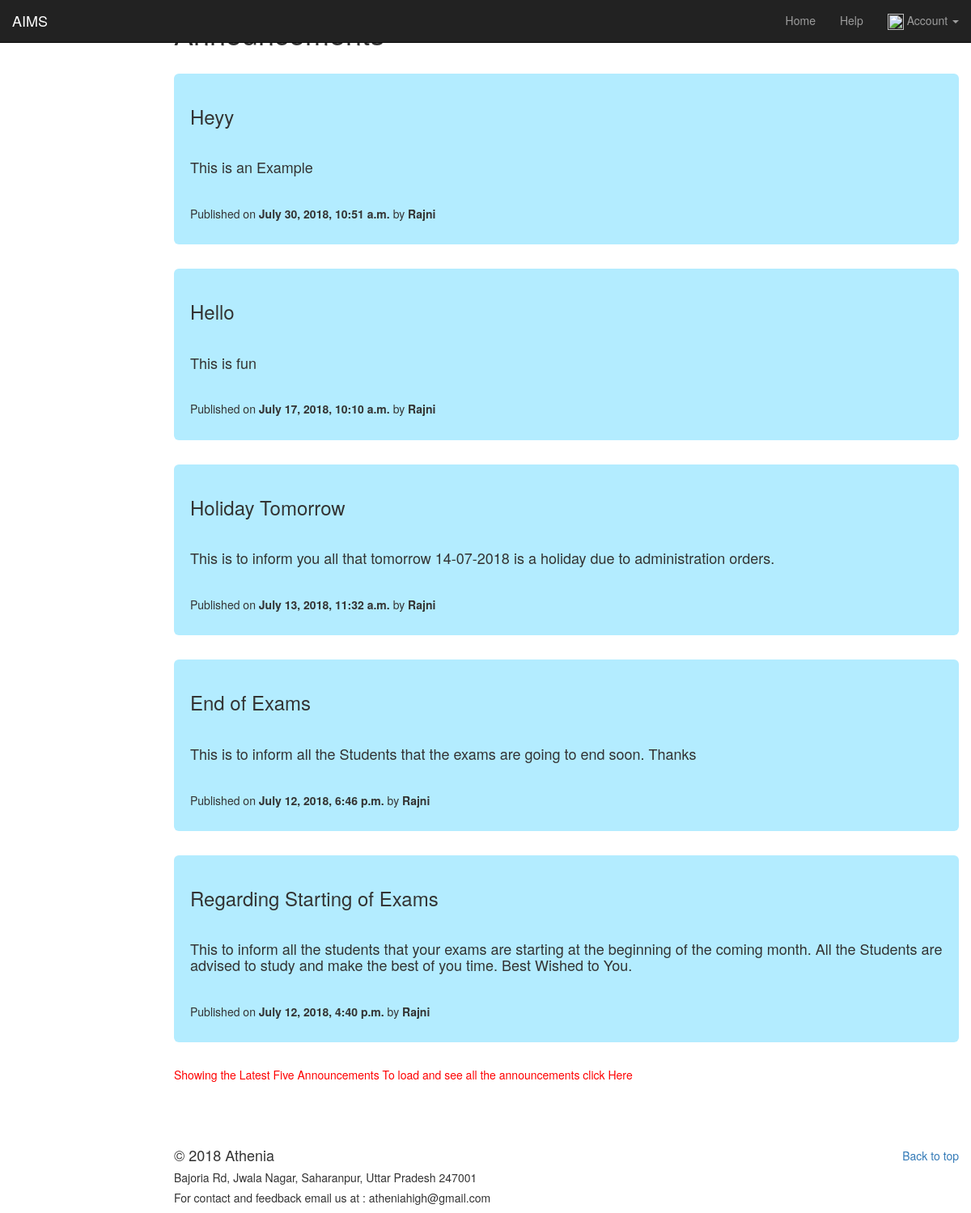
Page /Aims/announcements/ (signed in) on the committed database.
### Darwin/models.py (models this page shows, shortened)
class Announcement(models.Model):
    heading = models.CharField(max_length=30)
    content = models.CharField(max_length=500)
    date_and_time = models.DateTimeField()
    author = models.ForeignKey(Teacher, on_delete=models.CASCADE)
    class Meta:
        ordering = ["-date_and_time"]
        verbose_name = 'Announcement'
        verbose_name_plural = 'Announcements'

class Teacher(models.Model):
    user = models.OneToOneField(User, on_delete = models.CASCADE)
    profile_picture = models.ImageField(upload_to='profiles', default='profiles/default_user.jpg')
    gender = models.CharField(max_length=7, choices = (('male', 'male'),('female', 'female')))
    class_teacher = models.CharField(max_length = 20, choices = (('pre-nursery', 'pre-nursery'),
                                                                ('nursery', 'nursery'),
                                                                ('kinder-garten', 'kinder-garten'),
                                                                ('Grade - 1', 'Grade - 1'),
                                                                ('Grade - 2', 'Grade - 2'),
                                                                ('Grade - 3', 'Grade - 3'),
                                                                ('Grade - 4', 'Grade - 4'),
                                                                ('Grade - 5', 'Grade - 5'),
                                                                ('Grade - 6', 'Grade - 6'),
                                                                ('Grade - 7', 'Grade - 7'),
                                                                ('Grade - 8', 'Grade - 8'),
                                                                ('Grade - 9', 'Grade - 9'),
                                                                ('Grade - X', 'Grade - X'),
                                                                ('Grade - XI', 'Grade - XI'),
                                                                ('Grade - XII', 'Grade - XII'),
                                                                ('none', 'none')), default = 'none')
    phone_number = models.CharField(max_length=12)
    address = models.CharField(max_length=200)
    mother_name = models.CharField(max_length=50)
    father_name = models.CharField(max_length=50)
    aadhar_number = models.BigIntegerField()
    qualification = models.CharField(max_length=200)
    salary = models.IntegerField()
    def __str__(self):
        return self.user.first_name

### Darwin/views.py (the view)
# urls.py: path('announcements/', views.announcements_view, name='announcements'),
@login_required
def announcements_view(request):
    user = None
    if request.session['user_type'] == 'teacher':
        user = Teacher.objects.get(user = request.user)
    elif request.session['user_type'] == 'student':
        user = Student.objects.get(user = request.user)
    announcements_set = Announcement.objects.all().order_by('-date_and_time')[:10]
    return render(request, 'Aims/announcements.html', {'type' : request.session['user_type'] , 'USER' : user, 'announcements':announcements_set})

### templates/Aims/announcements.html
{% extends 'Aims/profile.html' %}
{% load staticfiles %}
{% block upper %}
<h1>Announcements</h1>
<br />
{% for announcement in announcements %}
<div class="jumbotron" style="background-color:#b3ecff; padding: 20px;">
  <h3>{{announcement.heading}}</h3>
  <br />
  <h4>{{announcement.content}}</h4>
  <br />
  <h5>Published on <b>{{announcement.date_and_time}}</b> by <b>{{announcement.author}}</b></h5>
</div>
{% endfor %}
{% endblock %}
{% block lower %}
<p style="color : red;">
  Showing the Latest Five Announcements To load and see all the announcements click Here
</p>
{% endblock %}

### rows in the picture
Announcement: heading "Heyy", content "This is an Example", date_and_time "July 30, 2018, 10:51 a.m.", author "Rajni"
Announcement: heading "Hello", content "This is fun", date_and_time "July 17, 2018, 10:10 a.m.", author "Rajni"
Announcement: heading "Holiday Tomorrow", content "This is to inform you all that tomorrow 14-07-2018 is a holiday due to administration orders.", date_and_time "July 13, 2018, 11:32 a.m.", author "Rajni"
Announcement: heading "End of Exams", content "This is to inform all the Students that the exams are going to end soon. Thanks", date_and_time "July 12, 2018, 6:46 p.m.", author "Rajni"
Announcement: heading "Regarding Starting of Exams", content "This to inform all the students that your exams are starting at the beginning of the coming month. All the Students are advised to study and make the best of you time. Best Wished to You.", date_and_time "July 12, 2018, 4:40 p.m.", author "Rajni"
